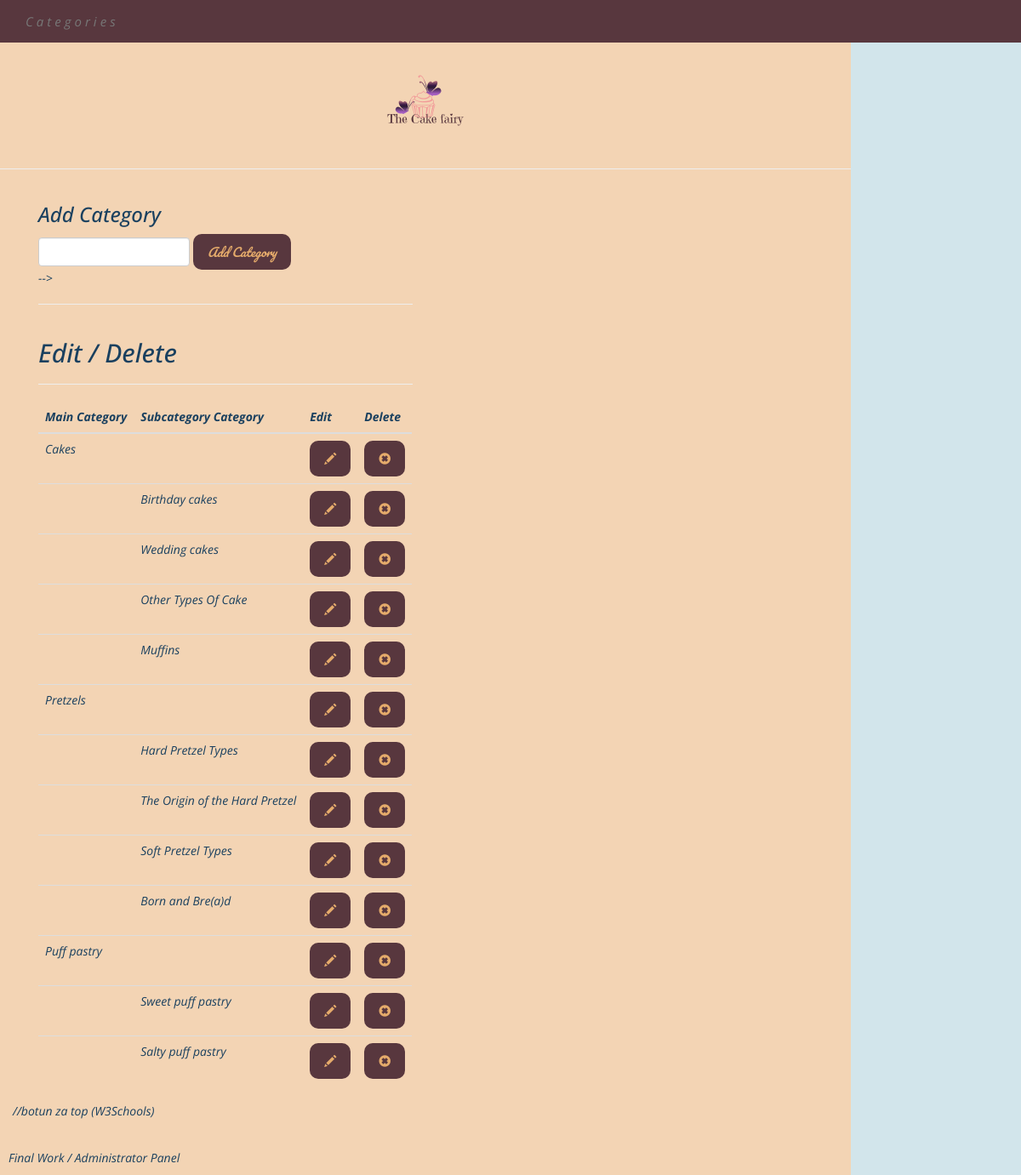
The app's page /admin/kategorije.php with its own data.
### tables this page shows
CREATE TABLE `recept_kategorija` (
  `Id_kategorija` int(11) NOT NULL,
  `Kategorija_naslov` varchar(100) NOT NULL,
  `Parent` int(11) NOT NULL DEFAULT '0'
);

### admin/kategorije.php (the view, shortened to what this page needs)
<?php
require_once '../system/init.php';
include 'include/head.php';
include 'include/navigation.php';
 ?>
<div class="container-fluid adminpanel">
  <div class="col-md-6">
    <h3><?=((isset($_GET['edit'])))?'Edit' : 'Add'?> Category </h3>
    <form class="form-inline" action="kategorije.php<?=((isset($_GET['edit']))? '?edit='.$edit_id:'')?>" method="post">
      <div class="form-group">
        <?php
        $value = '';
        ?>
        <input type="text" name="kategorija" id="kategorija" class="form-control" value="<?= $value;?>">
        <input type="submit" name="dodaj_kategoriju" value="<?=((isset($_GET['edit'])))?'Edit' : 'Add'?> Category" class="btn">
      </div>
    </form> -->
    <hr>
  <div class="table-responsive">
    <h2>Edit / Delete</h2>
<hr>
<table class="table table-border admin-tablica-kategorija">
  <thead>
    <th>Main Category</th>
    <th>Subcategory Category</th>
    <th>Edit</th>
    <th>Delete</th>
  </thead>
  <tbody>
    <?php
    $sql = "SELECT * FROM recept_kategorija WHERE Parent = 0";
    $s = $db->query($sql);
    while($kategorija = mysqli_fetch_assoc($s)):
      $parent_id = (int)$kategorija['Id_kategorija'];
      $sql2= "SELECT * FROM recept_kategorija WHERE parent = '$parent_id'";
      $c_result=$db->query($sql2);
      ?>
    <tr>
      <td>
        <?=$kategorija['Kategorija_naslov'];?>
      </td>
      <td></td>
      <td><a href="kategorije.php?edit=<?= $kategorija['Id_kategorija']; ?>" class="btn"><span class="glyphicon glyphicon-pencil"></span></a></td>
      <td><a href="kategorije.php?delete=<?= $kategorija['Id_kategorija']; ?>" class="btn"><span class="glyphicon glyphicon-remove-sign"></span></a></td>
    </tr>
      <?php while($child = mysqli_fetch_assoc($c_result)): ?>
        <tr>
          <td></td>
          <td><?= $child['Kategorija_naslov'] ?></td>
          <td><a href="kategorije.php?edit=<?= $child['Id_kategorija']; ?>" class="btn"><span class="glyphicon glyphicon-pencil"></span></a></td>
          <td><a href="kategorije.php?delete=<?= $child['Id_kategorija']; ?>" class="btn"><span class="glyphicon glyphicon-remove-sign"></span></a></td>
        </tr>
        <?php endwhile; ?>
  <?php endwhile; ?>
  </tbody>
</table>
  </div>
  </div>
  <div class="col-md-6">
  </div>
</div>
//botun za top (W3Schools)
<?php include 'include/footer.php' ?>

### admin/include/head.php (shortened to what this page needs)
<!DOCTYPE html>
<html style="/*background-image: URL('images/c.jpg');*/
background-color: #D2E5EB;
scroll-behavior: smooth;
">
<head>
	<link href="https://maxcdn.bootstrapcdn.com/bootstrap/3.3.7/css/bootstrap.min.css" rel="stylesheet">
	<link href="../css/main.css" rel="stylesheet">
</head>
<body style="margin-left: 0px;">
	<div class="header_wrapper" style="height:120px;">
		<a href="/zavrsni_rad/admin/index.php" class="logo"><img src="../images/logotip2.png" style="width: 100%; height: auto;"></a>
	</div>
	<hr>
<div class="container-fluid adminpanel">

### admin/include/navigation.php
<nav class="navbar navbar-default navbar-fixed-top">
  <div class="container-fluid">
    <ul class="nav navbar-nav">
      <li><a href="kategorije.php">Categories</a></li>
  </ul>
  </div>
</nav>

### admin/include/footer.php
</div>
<br>
<div class="container-fluid main_content">
    Final Work / Administrator Panel
</div>
</body>
</html>

### css/main.css (style rules this page uses)
body { background-color: #f3d4b4; padding-top: 50px; margin-left: 200px; margin-right: 200px; font-family: 'Open Sans', sans-serif; font-style: italic; color: #1A405F; }
.btn { font-family: 'Pacifico'; display: inline-block; margin-bottom: 0; font-size: 14px; font-weight: normal; line-height: 1.42857143; text-align: center; white-space: nowrap; vertical-align: middle; cursor: pointer; -webkit-user-select: none; -moz-user-select: none; -ms-user-select: none; user-select: none; background-image: none; border: 1px solid transparent; border-radius: 10px; padding: 10px 16px; background-color: #58373E; color: #E5AB6B; }
.header_wrapper { padding: 50px; margin-top: 8px; position: relative; overflow: hidden; height: 150px; background-color:#f3d4b4; }
.logo { position: absolute; top: 50%; left: 50%; transform: translateX(-50%) translateY(-50%); padding: 200px; }
.main_content { width: 100%; padding: 10px; margin-top: 5px; background-color: #f3d4b4; }
.navbar { margin-bottom: 0; background-color: #58373E; border: 0; font-size: 15px; letter-spacing: 4px; }
.adminpanel { margin-left: 0px; margin-right: 0px; }
.admin-tablica-kategorija { width: auto; }

### records on screen
recept_kategorija: Kategorija_naslov "Cakes"
recept_kategorija: Kategorija_naslov "Birthday cakes"
recept_kategorija: Kategorija_naslov "Wedding cakes"
recept_kategorija: Kategorija_naslov "Other Types Of Cake"
recept_kategorija: Kategorija_naslov "Muffins"
recept_kategorija: Kategorija_naslov "Pretzels"
recept_kategorija: Kategorija_naslov "Hard Pretzel Types"
recept_kategorija: Kategorija_naslov "The Origin of the Hard Pretzel"
recept_kategorija: Kategorija_naslov "Soft Pretzel Types"
recept_kategorija: Kategorija_naslov "Born and Bre(a)d"
recept_kategorija: Kategorija_naslov "Puff pastry"
recept_kategorija: Kategorija_naslov "Sweet puff pastry"
recept_kategorija: Kategorija_naslov "Salty puff pastry"
